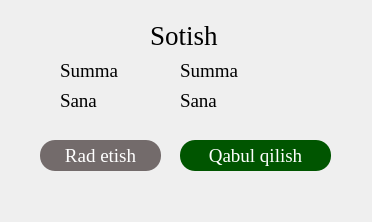
<?xml version="1.0" encoding="UTF-8"?>
<ui version="4.0">
 <class>Form</class>
 <widget class="QWidget" name="Form">
  <property name="geometry">
   <rect>
    <x>0</x>
    <y>0</y>
    <width>372</width>
    <height>222</height>
   </rect>
  </property>
  <property name="minimumSize">
   <size>
    <width>372</width>
    <height>222</height>
   </size>
  </property>
  <property name="maximumSize">
   <size>
    <width>372</width>
    <height>222</height>
   </size>
  </property>
  <property name="windowTitle">
   <string>Sotish</string>
  </property>
  <widget class="QPushButton" name="pushButton">
   <property name="geometry">
    <rect>
     <x>40</x>
     <y>140</y>
     <width>121</width>
     <height>31</height>
    </rect>
   </property>
   <property name="font">
    <font>
     <family>Times New Roman</family>
     <pointsize>14</pointsize>
    </font>
   </property>
   <property name="styleSheet">
    <string notr="true">color: rgb(255, 255, 255);
background-color: rgb(115, 107, 107);
border-radius:15px;</string>
   </property>
   <property name="text">
    <string>Rad etish</string>
   </property>
  </widget>
  <widget class="QLabel" name="label_3">
   <property name="geometry">
    <rect>
     <x>150</x>
     <y>20</y>
     <width>81</width>
     <height>31</height>
    </rect>
   </property>
   <property name="font">
    <font>
     <family>Times New Roman</family>
     <pointsize>20</pointsize>
    </font>
   </property>
   <property name="text">
    <string>Sotish</string>
   </property>
  </widget>
  <widget class="QLabel" name="label_2">
   <property name="geometry">
    <rect>
     <x>60</x>
     <y>60</y>
     <width>91</width>
     <height>21</height>
    </rect>
   </property>
   <property name="font">
    <font>
     <family>Times New Roman</family>
     <pointsize>14</pointsize>
    </font>
   </property>
   <property name="text">
    <string>Summa</string>
   </property>
  </widget>
  <widget class="QPushButton" name="pushButton_2">
   <property name="geometry">
    <rect>
     <x>180</x>
     <y>140</y>
     <width>151</width>
     <height>31</height>
    </rect>
   </property>
   <property name="font">
    <font>
     <family>Times New Roman</family>
     <pointsize>14</pointsize>
    </font>
   </property>
   <property name="styleSheet">
    <string notr="true">color: rgb(255, 255, 255);
background-color: rgb(0, 85, 0);
border-radius:15px;</string>
   </property>
   <property name="text">
    <string>Qabul qilish</string>
   </property>
  </widget>
  <widget class="QLabel" name="label_5">
   <property name="geometry">
    <rect>
     <x>180</x>
     <y>60</y>
     <width>91</width>
     <height>21</height>
    </rect>
   </property>
   <property name="font">
    <font>
     <family>Times New Roman</family>
     <pointsize>14</pointsize>
    </font>
   </property>
   <property name="text">
    <string>Summa</string>
   </property>
  </widget>
  <widget class="QLabel" name="label_4">
   <property name="geometry">
    <rect>
     <x>60</x>
     <y>90</y>
     <width>91</width>
     <height>21</height>
    </rect>
   </property>
   <property name="font">
    <font>
     <family>Times New Roman</family>
     <pointsize>14</pointsize>
    </font>
   </property>
   <property name="text">
    <string>Sana</string>
   </property>
  </widget>
  <widget class="QLabel" name="label_6">
   <property name="geometry">
    <rect>
     <x>180</x>
     <y>90</y>
     <width>91</width>
     <height>21</height>
    </rect>
   </property>
   <property name="font">
    <font>
     <family>Times New Roman</family>
     <pointsize>14</pointsize>
    </font>
   </property>
   <property name="text">
    <string>Sana</string>
   </property>
  </widget>
 </widget>
 <resources/>
 <connections/>
</ui>
